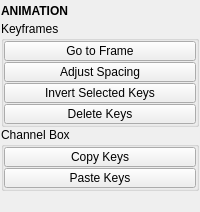
<?xml version="1.0" encoding="UTF-8"?>
<ui version="4.0">
 <class>QtUi</class>
 <widget class="QMainWindow" name="QtUi">
  <property name="enabled">
   <bool>true</bool>
  </property>
  <property name="geometry">
   <rect>
    <x>0</x>
    <y>0</y>
    <width>200</width>
    <height>212</height>
   </rect>
  </property>
  <property name="tabShape">
   <enum>QTabWidget::Triangular</enum>
  </property>
  <property name="dockNestingEnabled">
   <bool>true</bool>
  </property>
  <property name="dockOptions">
   <set>QMainWindow::AllowNestedDocks|QMainWindow::AllowTabbedDocks|QMainWindow::AnimatedDocks|QMainWindow::ForceTabbedDocks</set>
  </property>
  <widget class="QWidget" name="central_widget">
   <property name="minimumSize">
    <size>
     <width>200</width>
     <height>0</height>
    </size>
   </property>
   <layout class="QVBoxLayout" name="verticalLayout_2">
    <property name="leftMargin">
     <number>1</number>
    </property>
    <property name="topMargin">
     <number>1</number>
    </property>
    <property name="rightMargin">
     <number>1</number>
    </property>
    <property name="bottomMargin">
     <number>1</number>
    </property>
    <item>
     <layout class="QVBoxLayout" name="verticalLayout">
      <property name="spacing">
       <number>0</number>
      </property>
      <item>
       <widget class="Header" name="header">
        <property name="minimumSize">
         <size>
          <width>0</width>
          <height>20</height>
         </size>
        </property>
        <property name="font">
         <font>
          <weight>75</weight>
          <bold>true</bold>
         </font>
        </property>
        <property name="text">
         <string>ANIMATION</string>
        </property>
       </widget>
      </item>
      <item>
       <widget class="QGroupBox" name="face">
        <property name="baseSize">
         <size>
          <width>0</width>
          <height>0</height>
         </size>
        </property>
        <property name="title">
         <string>Keyframes</string>
        </property>
        <layout class="QVBoxLayout" name="verticalLayout_6">
         <property name="spacing">
          <number>1</number>
         </property>
         <property name="leftMargin">
          <number>0</number>
         </property>
         <property name="topMargin">
          <number>0</number>
         </property>
         <property name="rightMargin">
          <number>0</number>
         </property>
         <property name="bottomMargin">
          <number>0</number>
         </property>
         <item>
          <widget class="PushButton" name="tb000">
           <property name="minimumSize">
            <size>
             <width>0</width>
             <height>20</height>
            </size>
           </property>
           <property name="maximumSize">
            <size>
             <width>16777215</width>
             <height>20</height>
            </size>
           </property>
           <property name="toolTip">
            <string>&lt;html&gt;&lt;head/&gt;&lt;body&gt;&lt;p&gt;Set the current frame on the timeslider.&lt;/p&gt;&lt;/body&gt;&lt;/html&gt;</string>
           </property>
           <property name="text">
            <string>Go to Frame</string>
           </property>
           <property name="checkable">
            <bool>false</bool>
           </property>
          </widget>
         </item>
         <item>
          <widget class="PushButton" name="tb002">
           <property name="minimumSize">
            <size>
             <width>0</width>
             <height>20</height>
            </size>
           </property>
           <property name="maximumSize">
            <size>
             <width>16777215</width>
             <height>20</height>
            </size>
           </property>
           <property name="toolTip">
            <string>Add or remove spacing between all keys at a given time for any currently selected objects.</string>
           </property>
           <property name="text">
            <string>Adjust Spacing</string>
           </property>
           <property name="checkable">
            <bool>false</bool>
           </property>
          </widget>
         </item>
         <item>
          <widget class="PushButton" name="tb001">
           <property name="minimumSize">
            <size>
             <width>0</width>
             <height>20</height>
            </size>
           </property>
           <property name="maximumSize">
            <size>
             <width>16777215</width>
             <height>20</height>
            </size>
           </property>
           <property name="toolTip">
            <string>&lt;html&gt;&lt;head/&gt;&lt;body&gt;&lt;p&gt;Duplicate any selected keyframes and paste them inverted at the given time.&lt;/p&gt;&lt;/body&gt;&lt;/html&gt;</string>
           </property>
           <property name="text">
            <string>Invert Selected Keys</string>
           </property>
           <property name="checkable">
            <bool>false</bool>
           </property>
          </widget>
         </item>
         <item>
          <widget class="QPushButton" name="b000">
           <property name="enabled">
            <bool>true</bool>
           </property>
           <property name="minimumSize">
            <size>
             <width>0</width>
             <height>20</height>
            </size>
           </property>
           <property name="maximumSize">
            <size>
             <width>16777215</width>
             <height>20</height>
            </size>
           </property>
           <property name="toolTip">
            <string>&lt;html&gt;&lt;head/&gt;&lt;body&gt;&lt;p&gt;Deletes &lt;span style=&quot; font-weight:600;&quot;&gt;ALL&lt;/span&gt; keyframes for the currently selected object(s).&lt;/p&gt;&lt;p&gt;If specific attributes are selected in the channel box, only keyframes for those attributes will be deleted.&lt;/p&gt;&lt;/body&gt;&lt;/html&gt;</string>
           </property>
           <property name="text">
            <string>Delete Keys</string>
           </property>
           <property name="iconSize">
            <size>
             <width>18</width>
             <height>18</height>
            </size>
           </property>
          </widget>
         </item>
        </layout>
       </widget>
      </item>
      <item>
       <widget class="QGroupBox" name="groupBox">
        <property name="title">
         <string>Channel Box</string>
        </property>
        <layout class="QGridLayout" name="gridLayout">
         <property name="leftMargin">
          <number>0</number>
         </property>
         <property name="topMargin">
          <number>0</number>
         </property>
         <property name="rightMargin">
          <number>0</number>
         </property>
         <property name="bottomMargin">
          <number>0</number>
         </property>
         <property name="spacing">
          <number>1</number>
         </property>
         <item row="1" column="1">
          <widget class="QPushButton" name="b002">
           <property name="enabled">
            <bool>true</bool>
           </property>
           <property name="minimumSize">
            <size>
             <width>0</width>
             <height>20</height>
            </size>
           </property>
           <property name="maximumSize">
            <size>
             <width>16777215</width>
             <height>20</height>
            </size>
           </property>
           <property name="toolTip">
            <string>&lt;html&gt;&lt;head/&gt;&lt;body&gt;&lt;p&gt;Sets keys matching any previously stored attributes at the current time.&lt;/p&gt;&lt;/body&gt;&lt;/html&gt;</string>
           </property>
           <property name="text">
            <string>Paste Keys</string>
           </property>
           <property name="iconSize">
            <size>
             <width>18</width>
             <height>18</height>
            </size>
           </property>
          </widget>
         </item>
         <item row="0" column="1">
          <widget class="QPushButton" name="b001">
           <property name="enabled">
            <bool>true</bool>
           </property>
           <property name="minimumSize">
            <size>
             <width>0</width>
             <height>20</height>
            </size>
           </property>
           <property name="maximumSize">
            <size>
             <width>16777215</width>
             <height>20</height>
            </size>
           </property>
           <property name="toolTip">
            <string>&lt;html&gt;&lt;head/&gt;&lt;body&gt;&lt;p&gt;Stores the current values of any selected attributes in Maya's channel box for the currently selected scene objects.&lt;/p&gt;&lt;/body&gt;&lt;/html&gt;</string>
           </property>
           <property name="text">
            <string>Copy Keys</string>
           </property>
           <property name="iconSize">
            <size>
             <width>18</width>
             <height>18</height>
            </size>
           </property>
          </widget>
         </item>
        </layout>
       </widget>
      </item>
      <item>
       <spacer name="verticalSpacer">
        <property name="orientation">
         <enum>Qt::Vertical</enum>
        </property>
        <property name="sizeHint" stdset="0">
         <size>
          <width>0</width>
          <height>10</height>
         </size>
        </property>
       </spacer>
      </item>
     </layout>
    </item>
   </layout>
  </widget>
 </widget>
 <customwidgets>
  <customwidget>
   <class>Header</class>
   <extends>QLabel</extends>
   <header>uitk.widgets.header.Header.h</header>
  </customwidget>
  <customwidget>
   <class>PushButton</class>
   <extends>QPushButton</extends>
   <header>widgets.pushbutton.h</header>
  </customwidget>
 </customwidgets>
 <resources/>
 <connections/>
 <designerdata>
  <property name="gridDeltaX">
   <number>5</number>
  </property>
  <property name="gridDeltaY">
   <number>10</number>
  </property>
  <property name="gridSnapX">
   <bool>true</bool>
  </property>
  <property name="gridSnapY">
   <bool>true</bool>
  </property>
  <property name="gridVisible">
   <bool>true</bool>
  </property>
 </designerdata>
</ui>
